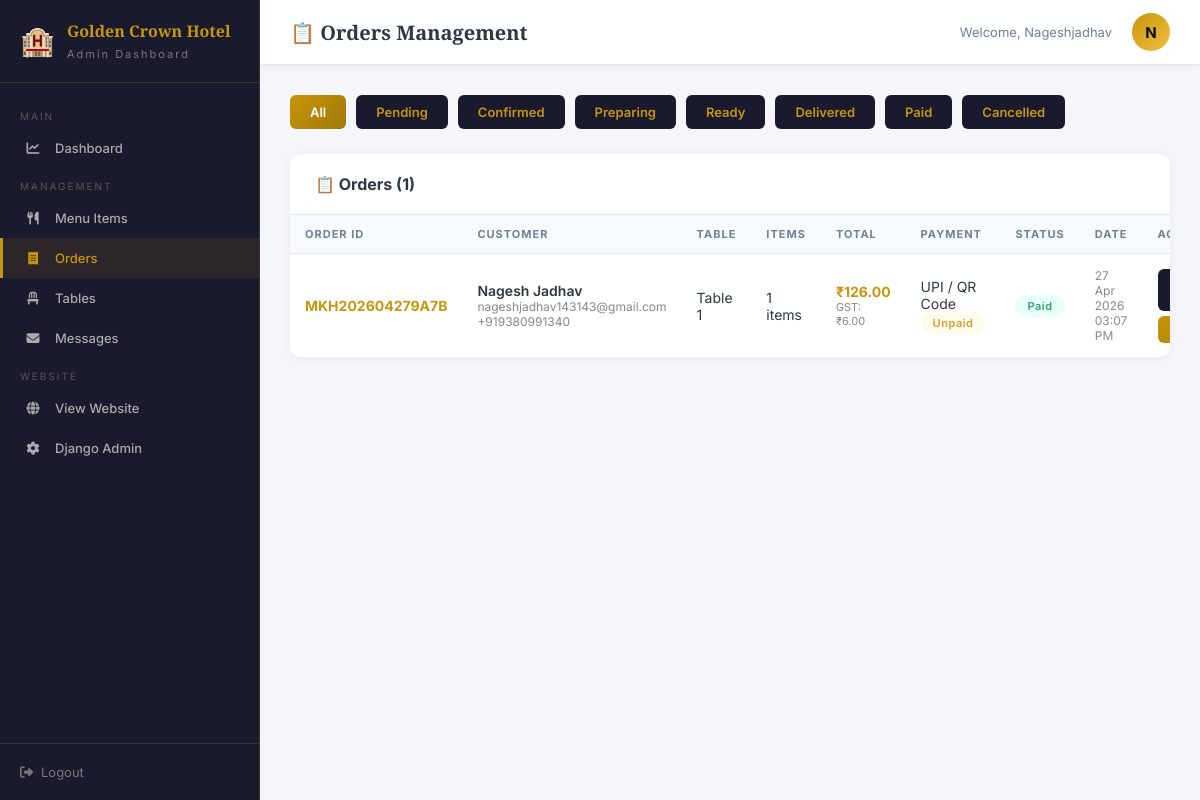
Page /admin-panel/orders/ (signed in) on the committed database.
### hotel/models.py (models this page shows, shortened)
class Order(models.Model):
    STATUS_CHOICES = [
        ('pending', 'Pending'),
        ('confirmed', 'Confirmed'),
        ('preparing', 'Preparing'),
        ('ready', 'Ready'),
        ('delivered', 'Delivered'),
        ('paid', 'Paid'),
        ('cancelled', 'Cancelled'),
    ]
    PAYMENT_METHODS = [
        ('cash', 'Cash'),
        ('upi', 'UPI / QR Code'),
        ('card', 'Card'),
        ('online', 'Online'),
    ]
    order_id = models.CharField(max_length=20, unique=True, editable=False)
    customer_name = models.CharField(max_length=200)
    customer_email = models.EmailField()
    customer_phone = models.CharField(max_length=15)
    table = models.ForeignKey(Table, on_delete=models.SET_NULL, null=True, blank=True)
    status = models.CharField(max_length=20, choices=STATUS_CHOICES, default='pending')
    payment_method = models.CharField(max_length=20, choices=PAYMENT_METHODS, default='cash')
    payment_status = models.CharField(max_length=20, default='pending')
    subtotal = models.DecimalField(max_digits=10, decimal_places=2, default=0)
    tax = models.DecimalField(max_digits=10, decimal_places=2, default=0)
    total = models.DecimalField(max_digits=10, decimal_places=2, default=0)
    special_instructions = models.TextField(blank=True)
    created_at = models.DateTimeField(auto_now_add=True)
    updated_at = models.DateTimeField(auto_now=True)

class Table(models.Model):
    number = models.IntegerField(unique=True)
    capacity = models.IntegerField(default=4)
    is_occupied = models.BooleanField(default=False)

### hotel/views.py (the view)
# urls.py: path('admin-panel/orders/', views.admin_orders, name='admin_orders'),
@login_required
@user_passes_test(is_admin)
def admin_orders(request):
    status_filter = request.GET.get('status', '')
    orders = Order.objects.all().order_by('-created_at')
    if status_filter:
        orders = orders.filter(status=status_filter)
    return render(request, 'admin_panel/orders.html', {'orders': orders, 'status_filter': status_filter, 'status_choices': Order.STATUS_CHOICES})

### hotel/views.py (called while the page is built)
def is_admin(user):
    return user.is_staff or user.is_superuser

### hotel/templates/admin_panel/orders.html (shortened to what this page needs)
{% extends 'admin_panel/base_admin.html' %}
{% block page_title %}📋 Orders Management{% endblock %}
{% block content %}
<div style="display:flex;gap:10px;margin-bottom:25px;flex-wrap:wrap;">
  <a href="/admin-panel/orders/" class="btn {% if not status_filter %}btn-gold{% else %}btn-primary{% endif %}">All</a>
  {% for val, label in status_choices %}
  <a href="/admin-panel/orders/?status={{ val }}" class="btn {% if status_filter == val %}btn-gold{% else %}btn-primary{% endif %}" style="color:{% if status_filter != val %}var(--gold){% else %}white{% endif %};">{{ label }}</a>
  {% endfor %}
</div>
<div class="card">
  <div class="card-header">
    <h3>📋 Orders ({{ orders.count }})</h3>
  </div>
  <div class="card-body" style="padding:0;">
    <div class="table-wrap">
      <table class="admin-table">
        <thead><tr><th>Order ID</th><th>Customer</th><th>Table</th><th>Items</th><th>Total</th><th>Payment</th><th>Status</th><th>Date</th><th>Actions</th></tr></thead>
        <tbody>
          {% for order in orders %}
          <tr>
            <td><strong style="color:var(--gold);">{{ order.order_id }}</strong></td>
            <td>
              <div style="font-weight:600;">{{ order.customer_name }}</div>
              <div style="font-size:12px;color:#888;">{{ order.customer_email }}</div>
              <div style="font-size:12px;color:#888;">{{ order.customer_phone }}</div>
            </td>
            <td>{% if order.table %}Table {{ order.table.number }}{% else %}<span style="color:#ccc;">Takeaway</span>{% endif %}</td>
            <td>{{ order.order_items.count }} items</td>
            <td>
              <strong style="color:var(--gold);">₹{{ order.total }}</strong>
              <div style="font-size:11px;color:#888;">GST: ₹{{ order.tax }}</div>
            </td>
            <td>
              {{ order.get_payment_method_display }}
              <div>{% if order.payment_status == 'paid' %}<span class="badge badge-success">Paid ✓</span>{% else %}<span class="badge badge-warning">Unpaid</span>{% endif %}</div>
            </td>
            <td>
              {% if order.status == 'paid' %}<span class="badge badge-success">Paid</span>
              {% elif order.status == 'pending' %}<span class="badge badge-warning">Pending</span>
              {% elif order.status == 'confirmed' %}<span class="badge badge-info">Confirmed</span>
              {% elif order.status == 'preparing' %}<span class="badge badge-info">Preparing</span>
              {% elif order.status == 'ready' %}<span class="badge badge-gold">Ready</span>
              {% elif order.status == 'delivered' %}<span class="badge badge-success">Delivered</span>
              {% elif order.status == 'cancelled' %}<span class="badge badge-danger">Cancelled</span>
              {% else %}<span class="badge badge-dark">{{ order.get_status_display }}</span>{% endif %}
            </td>
            <td style="font-size:12px;color:#888;">{{ order.created_at|date:"d M Y" }}<br>{{ order.created_at|date:"h:i A" }}</td>
            <td>
              <div style="display:flex;flex-direction:column;gap:5px;">
                <button class="btn btn-sm btn-primary" onclick="showUpdate('{{ order.order_id }}','{{ order.status }}','{{ order.payment_status }}')" style="color:var(--gold);">✏️ Update</button>
                <a href="/download-bill/{{ order.order_id }}/" class="btn btn-sm btn-gold">📄 Bill</a>
              </div>
            </td>
          </tr>
          {% empty %}
          <tr><td colspan="9" style="text-align:center;padding:40px;color:#888;">No orders found.</td></tr>
          {% endfor %}
        </tbody>
      </table>
    </div>
  </div>
</div>
{% endblock %}

### hotel/templates/admin_panel/base_admin.html (shortened to what this page needs)
<!DOCTYPE html>
<html lang="en">
<head>
<link rel="stylesheet" href="https://cdnjs.cloudflare.com/ajax/libs/font-awesome/6.5.0/css/all.min.css">
</head>
<body>
<div class="sidebar">
  <div class="sidebar-brand">
    <span class="brand-icon">🏨</span>
    <div class="brand-text">
      <h2>Golden Crown Hotel</h2>
      <small>Admin Dashboard</small>
    </div>
  </div>
  <nav class="sidebar-nav">
    <div class="nav-section-label">Main</div>
    <a href="/admin-panel/dashboard/" class="nav-item {% if request.resolver_match.url_name == 'admin_dashboard' %}active{% endif %}"><i class="fas fa-chart-line"></i> Dashboard</a>
    <div class="nav-section-label">Management</div>
    <a href="/admin-panel/menu/" class="nav-item {% if request.resolver_match.url_name == 'admin_menu' %}active{% endif %}"><i class="fas fa-utensils"></i> Menu Items</a>
    <a href="/admin-panel/orders/" class="nav-item {% if request.resolver_match.url_name == 'admin_orders' %}active{% endif %}"><i class="fas fa-receipt"></i> Orders</a>
    <a href="/admin-panel/tables/" class="nav-item {% if request.resolver_match.url_name == 'admin_tables' %}active{% endif %}"><i class="fas fa-chair"></i> Tables</a>
    <a href="/admin-panel/messages/" class="nav-item {% if request.resolver_match.url_name == 'admin_messages' %}active{% endif %}"><i class="fas fa-envelope"></i> Messages</a>
    <div class="nav-section-label">Website</div>
    <a href="/" class="nav-item" target="_blank"><i class="fas fa-globe"></i> View Website</a>
    <a href="/django-admin/" class="nav-item" target="_blank"><i class="fas fa-cog"></i> Django Admin</a>
  </nav>
  <div class="sidebar-footer">
    <a href="/admin-panel/logout/"><i class="fas fa-sign-out-alt"></i> Logout</a>
  </div>
</div>
<div class="main">
  <div class="topbar">
    <div class="topbar-title">{% block page_title %}Dashboard{% endblock %}</div>
    <div class="topbar-right">
      <span style="font-size:13px;color:var(--text-light);">Welcome, {{ request.user.username }}</span>
      <div class="admin-avatar">{{ request.user.username|first|upper }}</div>
    </div>
  </div>
  <div class="page-content">
    {% block content %}{% endblock %}
  </div>
</div>
</body>
</html>

### hotel/templates/admin_panel/base_admin.html (style rules this page uses)
:root { --gold: #C8960C; --gold-light: #F0C040; --dark: #0D0D1A; --dark2: #1a1a2e; --sidebar-w: 260px; --header-h: 65px; --bg: #f4f6f9; --white: #fff; --border: #e2e8f0; --text: #2d3748; --text-light: #718096; --success: #38a169; --danger: #e53e3e; --warning: #d69e2e; --info: #3182ce; }
* { margin: 0; padding: 0; box-sizing: border-box; }
body { font-family: 'Inter', sans-serif; background: var(--bg); color: var(--text); }
.sidebar { position: fixed; top: 0; left: 0; width: var(--sidebar-w); height: 100vh; background: var(--dark2); display: flex; flex-direction: column; z-index: 100; overflow-y: auto; border-right: 1px solid rgba(200,150,12,0.2); }
.sidebar-brand { padding: 20px; border-bottom: 1px solid rgba(200,150,12,0.2); display: flex; align-items: center; gap: 12px; }
.brand-icon { font-size: 28px; }
.brand-text h2 { font-family: 'Playfair Display', serif; color: var(--gold); font-size: 16px; }
.brand-text small { color: #777; font-size: 11px; letter-spacing: 2px; }
.sidebar-nav { padding: 15px 0; flex: 1; }
.nav-section-label { padding: 12px 20px 6px; font-size: 10px; letter-spacing: 2px; color: #555; text-transform: uppercase; }
.nav-item { display: flex; align-items: center; gap: 12px; padding: 12px 20px; color: #aaa; text-decoration: none; font-size: 13px; font-weight: 500; transition: all 0.2s; border-left: 3px solid transparent; position: relative; }
.nav-item.active { color: var(--gold); border-left-color: var(--gold); background: rgba(200,150,12,0.1); }
.nav-item i { width: 20px; text-align: center; }
.sidebar-footer { padding: 20px; border-top: 1px solid rgba(255,255,255,0.1); }
.sidebar-footer a { color: #777; text-decoration: none; font-size: 13px; display: flex; align-items: center; gap: 8px; transition: color 0.2s; }
.main { margin-left: var(--sidebar-w); min-height: 100vh; }
.topbar { background: white; height: var(--header-h); padding: 0 30px; display: flex; align-items: center; justify-content: space-between; border-bottom: 1px solid var(--border); position: sticky; top: 0; z-index: 99; box-shadow: 0 1px 8px rgba(0,0,0,0.05); }
.topbar-title { font-size: 20px; font-weight: 700; font-family: 'Playfair Display', serif; }
.topbar-right { display: flex; align-items: center; gap: 20px; }
.admin-avatar { width: 38px; height: 38px; background: linear-gradient(135deg, var(--gold), var(--gold-light)); border-radius: 50%; display: flex; align-items: center; justify-content: center; font-weight: 700; color: var(--dark); font-size: 15px; }
.page-content { padding: 30px; }
.card { background: white; border-radius: 10px; box-shadow: 0 1px 10px rgba(0,0,0,0.06); overflow: hidden; margin-bottom: 25px; }
.card-header { padding: 20px 25px; border-bottom: 1px solid var(--border); display: flex; align-items: center; justify-content: space-between; }
.card-header h3 { font-size: 16px; font-weight: 700; }
.card-body { padding: 25px; }
.table-wrap { overflow-x: auto; }
table.admin-table { width: 100%; border-collapse: collapse; }
.admin-table th { background: #f7fafc; color: var(--text-light); font-size: 11px; letter-spacing: 1px; text-transform: uppercase; padding: 12px 15px; text-align: left; border-bottom: 1px solid var(--border); }
.admin-table td { padding: 14px 15px; border-bottom: 1px solid #f0f0f0; font-size: 14px; }
.admin-table tr:last-child td { border-bottom: none; }
.badge { display: inline-block; padding: 4px 12px; border-radius: 20px; font-size: 11px; font-weight: 600; letter-spacing: 0.5px; }
.badge-success { background: #e6fffa; color: var(--success); }
.badge-warning { background: #fffbeb; color: var(--warning); }
.btn { padding: 9px 20px; border-radius: 6px; border: none; cursor: pointer; font-family: 'Inter', sans-serif; font-size: 13px; font-weight: 600; text-decoration: none; display: inline-flex; align-items: center; gap: 6px; transition: all 0.2s; }
.btn-primary { background: var(--dark2); color: var(--gold); }
.btn-gold { background: linear-gradient(135deg, var(--gold), #a07808); color: white; }
.btn-sm { padding: 6px 14px; font-size: 12px; }

### rows in the picture
Order: order_id "MKH202604279A7B", customer_name "Nagesh Jadhav", customer_email "nageshjadhav143143@gmail.com", customer_phone "+919380991340", table.number "1", order_items.count "1", total "126.00", tax "6.00", payment_method "UPI / QR Code", payment_status "Unpaid", status "Paid", created_at "27 Apr 2026", created_at "03:07 PM"

### other values in the picture
{{ request.user.username }} "Nageshjadhav"
{{ request.user.username|first|upper }} "N"
{{ label }} "Pending" "Confirmed" "Preparing" "Ready" "Delivered" "Paid" "Cancelled"
{{ orders.count }} "1"
